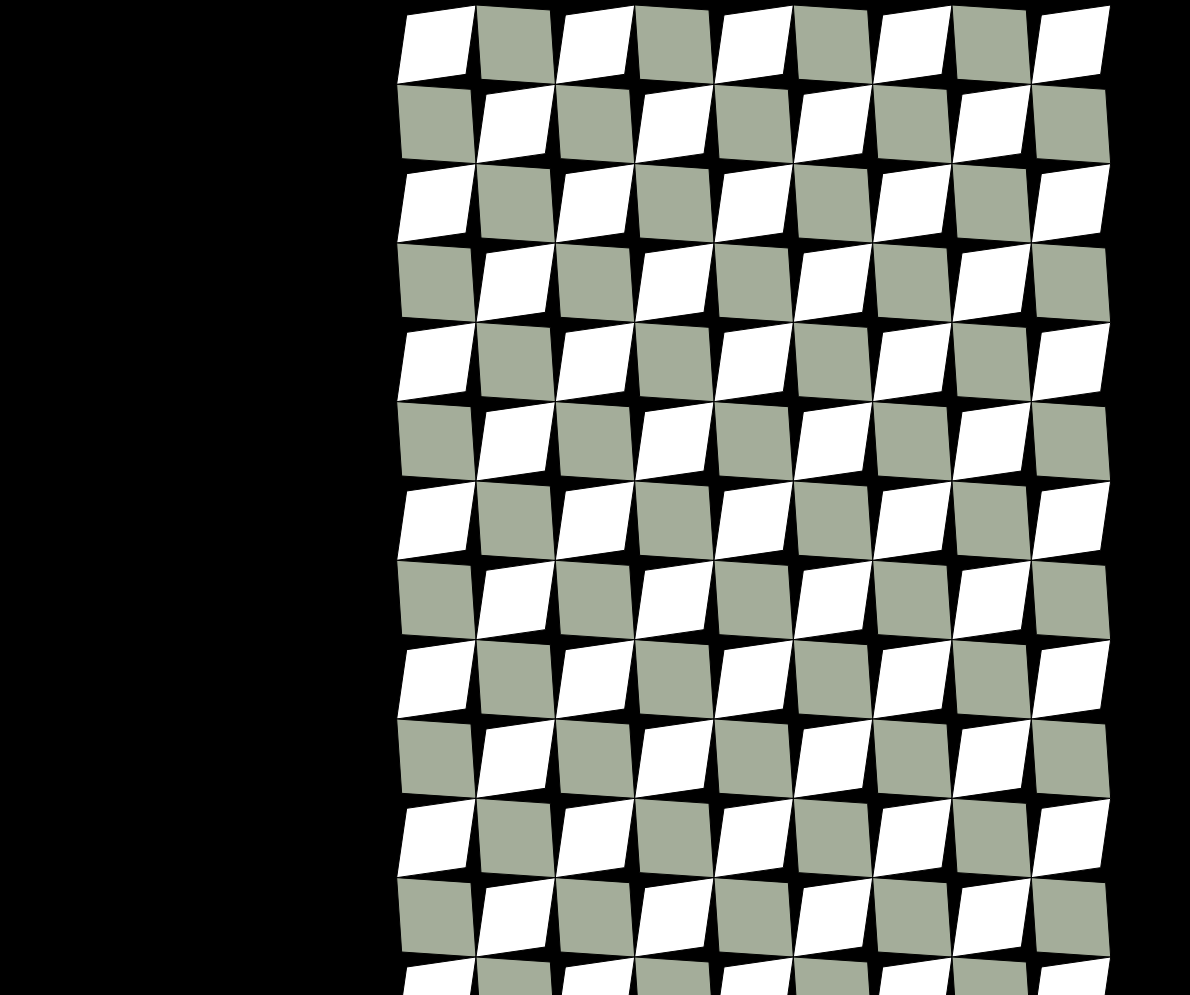
Frame 1 (no input)
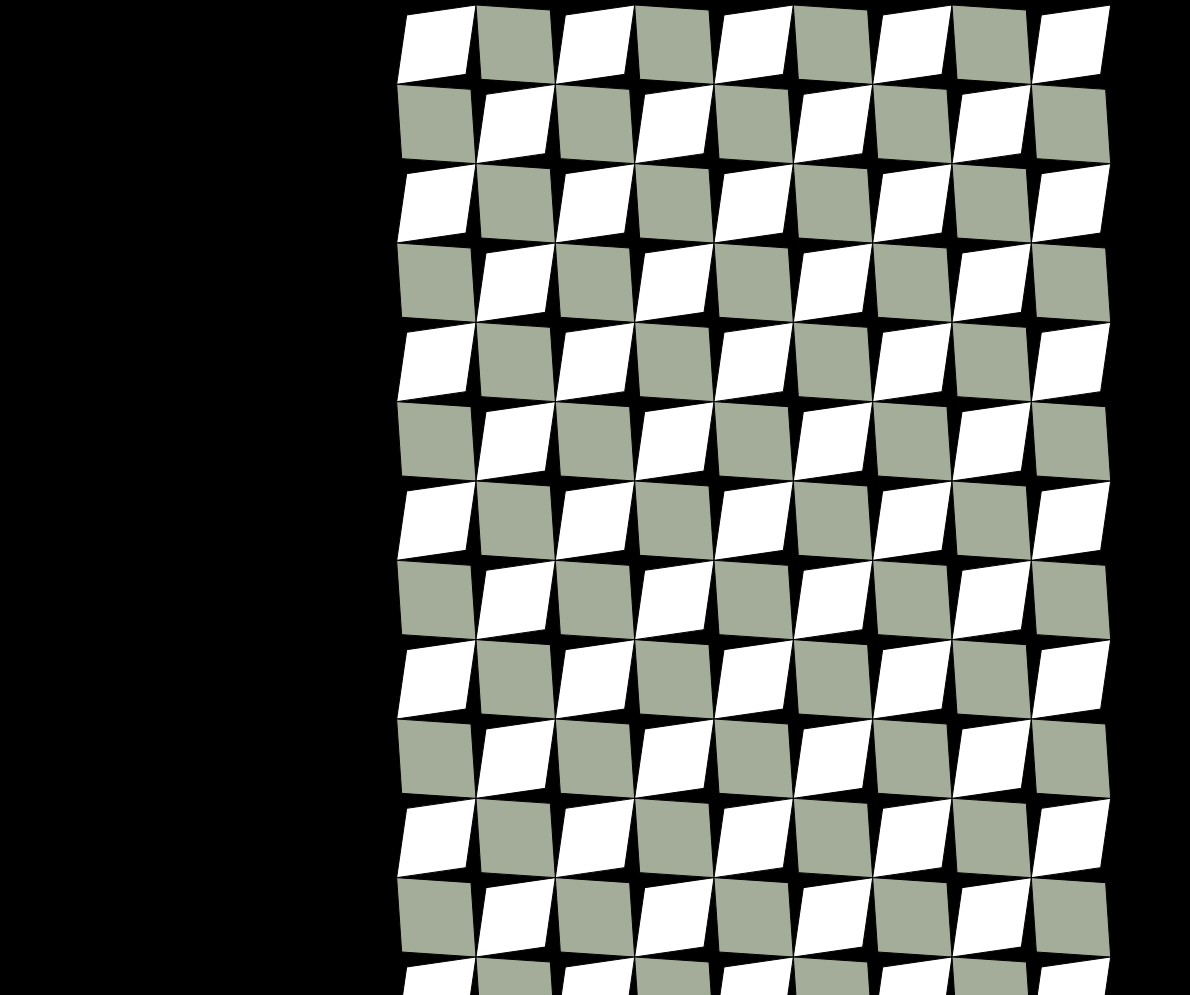
Frame 60 (no input)
Frame 120 (the mouse pressed at the canvas centre since frame 60): identical to frame 60, image omitted

The p5.js sketch that drew these frames (run headless with seeded random() and noise() and a simulated clock; from frame 60 on, the mouse is pressed at the canvas centre):

// p5.js sketch
// ── sketch.js
var y = 200;
var d = 460;
var n_rows;
var n_cols;
var ww;
var hh;
var smal_rect_width;
function setup() {
	colorMode(HSB,360,100,100,100)
	ww = windowWidth -10;
	hh = windowHeight -5;
  	createCanvas(ww,hh);
  	background(88,70,0,100);
	smal_rect_width = ((width/5)/3);
	print(smal_rect_width)
	n_rows = (hh / smal_rect_width) * .7;
	n_cols = (ww / smal_rect_width)*2;

}

function draw() {
	// noStroke()
	
	translate(0,5);
	
  	var ze_x =( ww/3);
  	var ze_y = 0;
	//   push();
  	for (var row=0; row < n_rows; row++){
		
  		for (var col=0; col < n_cols-1; col++) {

			var x = ze_x + (row * smal_rect_width);
			var y = ze_y + (col * smal_rect_width);


			if ( ((row % 2 == 0) || (col % 2 == 0)) && ((row % 2 != 0) || (col % 2 != 0))) {
				// print(row, col)
				fill(88,11,68,100)
				
				beginShape();
				vertex(x, y);
				vertex(x + smal_rect_width - 5, y+5);
				vertex(x + smal_rect_width, y + smal_rect_width);
				vertex(x + 5, y + smal_rect_width -5);
				endShape(CLOSE);
				 	
  			
			} else {
					

					fill(0,0,100,100)
				  	beginShape();
					vertex(x + 10, y + 10);
					vertex(x + smal_rect_width, y);
					vertex(x + smal_rect_width - 10, y + smal_rect_width - 10);
					vertex(x, y + smal_rect_width);
					endShape(CLOSE);
			}
			
			
		  }
  				
			 
  	}
  
  }
